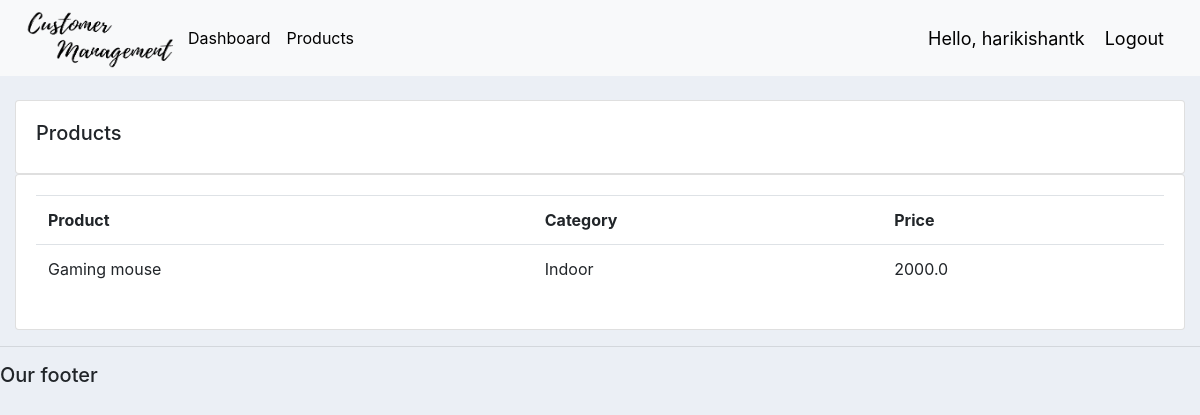
Screenshot of /products/ (signed in) with the database file from the repository.
### accounts/models.py (models this page shows, shortened)
class Product(models.Model):
	CATEGORY = (
			('Indoor', 'Indoor'),
			('Out Door', 'Out Door'),
			)
	name = models.CharField(max_length=200, null=True)
	price = models.FloatField(null=True)
	category = models.CharField(max_length=200, null=True, choices=CATEGORY)
	description = models.CharField(max_length=200, null=True, blank=True)
	date_created = models.DateTimeField(auto_now_add=True, null=True)
	tags = models.ManyToManyField(Tag)

### accounts/decorators.py (the view)
        def wrapper_func(request, *args, **kwargs):
            group = None
            if request.user.groups.exists():
                group = request.user.groups.all()[0].name
            if group in allowed_roles:
                return view_func(request, *args, **kwargs)
            else:
                return HttpResponse("You are not authorised to view the page")

### accounts/views.py (called while the page is built)
@login_required(login_url='login')
@allowed_users(allowed_roles=['admin'])
def products(request):
	products = Product.objects.all()
	return render(request, 'accounts/products.html', {'products':products})

### accounts/templates/accounts/products.html
{%  extends 'accounts/main.html' %}
{% block content %}
		<br>
		<div class="row">
			<div class="col-md">
				<div class="card card-body">
					<h5>Products</h5>
				</div>
				<div class="card card-body">
					<table class="table">
						<tr>
							<th>Product</th>
							<th>Category</th>
							<th>Price</th>
						</tr>
						{% for i in products %}
							<tr>
								<td>{{i.name}}</td>
								<td>{{i.category}}</td>
								<td>{{i.price}}</td>
							</tr>
						{% endfor %}
					</table>
				</div>
			</div>
		</div>
{% endblock content %}

### accounts/templates/accounts/navbar.html (shortened to what this page needs)
{% load static %}
<nav class="navbar navbar-expand-lg navbar-dark bg-light">
 <img src="{% static 'images/logo.png' %}" href="{% url 'home' %}" height="60px" width="164px">
  <div class="collapse navbar-collapse" id="navbarNav">
    <ul class="navbar-nav">
      {% if request.user.is_staff %}
      <li class="nav-item active">
        <a class="nav-link" href="{% url 'home' %}" style="color:black;">Dashboard</a>
      </li>
      <li class="nav-item">
        <a class="nav-link" href="{% url 'products' %}" style="color:black;">Products</a>
      </li>
      {% else %}
      <li class="nav-item">
        <a class="nav-link" href="{% url 'account' %}" style="color:black;">Settings</a>
      </li>
      {% endif %}
    </ul>
  </div>
  <span class="hello-msg">Hello, {{request.user}}</span>
  <span ><a  class="hello-msg" href="{% url 'logout' %}" style="color:black;">Logout</a></span>
</nav>

### static/css/main.css (style rules this page uses)
body { background-color: #ebeff5; }

### accounts/templates/accounts/navbar.html (style rules this page uses)
.hello-msg { font-size: 18px; color: #000; margin-right: 20px; }

### rows the page displays
Product: name "Gaming mouse", category "Indoor", price "2000.0"

### other values shown
{{ request.user }} "harikishantk"
